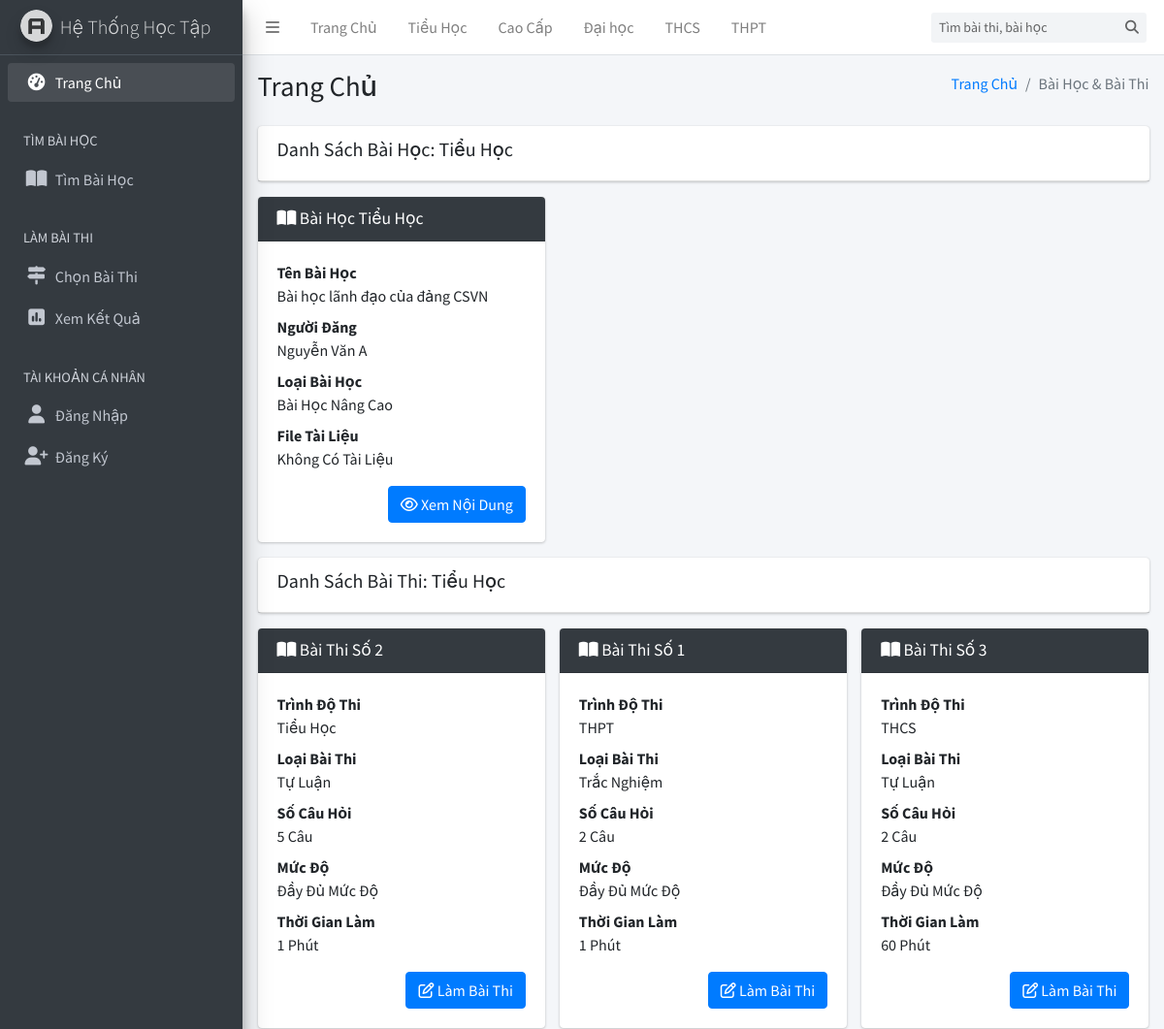
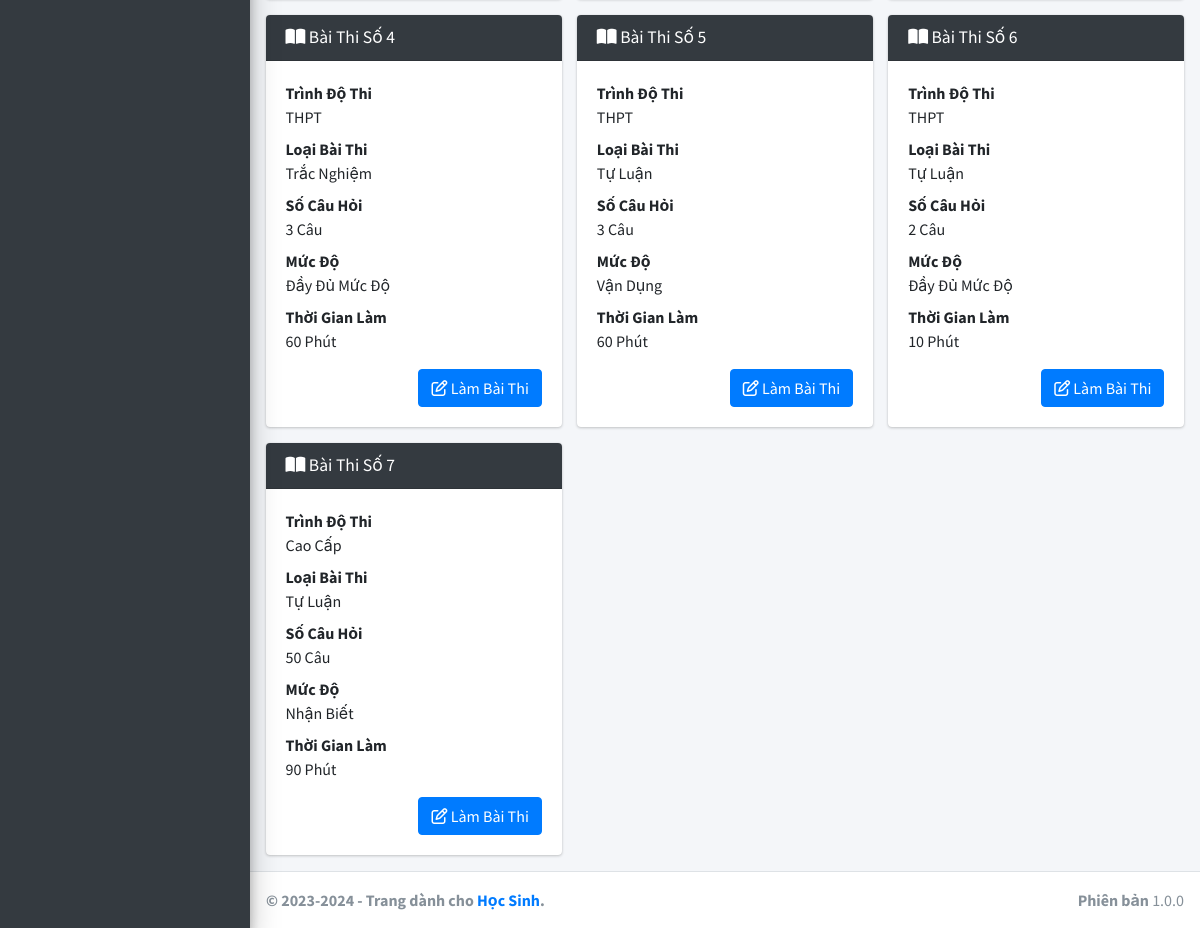
/?lop=5, run on the app's committed database (2 pictures, top to bottom).
### tables this page shows
CREATE TABLE `trinhdo` (
  `MaTrinhDo` int(11) NOT NULL,
  `TenTrinhDo` varchar(255) NOT NULL,
  `DuongDan` text NOT NULL,
  `TrangThai` int(11) NOT NULL DEFAULT 1
);

CREATE TABLE `baihoc` (
  `MaBaiHoc` int(11) NOT NULL,
  `TenBaiHoc` varchar(255) NOT NULL,
  `MoTa` text NOT NULL,
  `DuongDan` text NOT NULL,
  `MaGiaoVien` int(11) NOT NULL,
  `LoaiBaiHoc` int(11) NOT NULL DEFAULT 1,
  `MaTrinhDo` int(11) NOT NULL,
  `TepTin` text DEFAULT NULL,
  `MaBaiThi` int(11) DEFAULT NULL,
  `TrangThai` int(11) NOT NULL DEFAULT 1
);

CREATE TABLE `giaovien` (
  `MaGiaoVien` int(11) NOT NULL,
  `TenGiaoVien` varchar(255) NOT NULL,
  `SoDienThoai` varchar(11) NOT NULL,
  `Email` varchar(255) NOT NULL,
  `TaiKhoan` varchar(255) NOT NULL,
  `MatKhau` varchar(255) NOT NULL,
  `TrangThai` int(11) NOT NULL DEFAULT 1
);

CREATE TABLE `baithi` (
  `MaBaiThi` int(11) NOT NULL,
  `MaTrinhDo` int(11) NOT NULL,
  `LoaiBaiThi` int(11) NOT NULL DEFAULT 1,
  `MucDo` int(11) NOT NULL DEFAULT 1,
  `SoCauHoi` int(11) NOT NULL DEFAULT 1,
  `ThoiGianLam` int(11) NOT NULL,
  `TrangThai` int(11) NOT NULL DEFAULT 1
);

### application/controllers/TrangChu.php (called while the page is built, shortened)
<?php if ( ! defined('BASEPATH')) exit('No direct script access allowed');
class TrangChu extends CI_Controller {
	public function __construct()
	{
		$this->load->model('Student/Model_BaiHoc');
		$this->load->model('Student/Model_BaiThi');
		$this->load->model('Student/Model_KetQua');
		$this->load->model('Admin/Model_TrinhDo');
	}
	public function index()
	{
		$data['title'] = "Trang chủ hệ thống học tập!";
		if (isset($_GET['lop']) && ($_GET['lop'] != "")) {
			$data['baihoc'] = $this->Model_BaiHoc->getAllHomeSearch($_GET['lop']);
			$data['baithi'] = $this->Model_BaiThi->getAllHomeSearch($_GET['lop']);
			$data['tentrinhdo'] = $this->Model_TrinhDo->getById($_GET['lop'])[0]['TenTrinhDo'];
			return $this->load->view('Student/View_TrangChuTimKiem', $data);
		}
		$data['baihoc'] = $this->Model_BaiHoc->getAllHome();
		$data['baithi'] = $this->Model_BaiThi->getAllHome();
		$data['result'] = $this->Model_KetQua->getRecentHome();
		return $this->load->view('Student/View_TrangChu', $data);
	}
}

### index.php (called while the page is built, shortened)
<?php
require_once BASEPATH.'core/CodeIgniter.php';

### application/models/Admin/Model_TrinhDo.php (called while the page is built, shortened)
<?php if ( ! defined('BASEPATH')) exit('No direct script access allowed');
class Model_TrinhDo extends CI_Model {
	public function getAll($start = 0, $end = 10){
		$sql = "SELECT * FROM trinhdo WHERE TrangThai = 1 ORDER BY Matrinhdo DESC LIMIT ?, ?";
		$result = $this->db->query($sql, array($start, $end));
		return $result->result_array();
	}
	public function getById($Matrinhdo){
		$sql = "SELECT * FROM trinhdo WHERE Matrinhdo = ? AND TrangThai = 1";
		$result = $this->db->query($sql, array($Matrinhdo));
		return $result->result_array();
	}
}

### application/models/Student/Model_BaiHoc.php (called while the page is built, shortened)
<?php if ( ! defined('BASEPATH')) exit('No direct script access allowed');
class Model_BaiHoc extends CI_Model {
	public function getAllHomeSearch($matrinhdo){
		$sql = "SELECT baihoc.*, trinhdo.TenTrinhDo, trinhdo.DuongDan AS DuongDanTD, giaovien.TenGiaoVien FROM baihoc, trinhdo, giaovien WHERE baihoc.TrangThai = 1 AND baihoc.MaTrinhDo = trinhdo.MaTrinhDo AND giaovien.MaGiaoVien = baihoc.MaGiaoVien AND baihoc.MaTrinhDo = ? ORDER BY baihoc.mabaihoc DESC";
		$result = $this->db->query($sql, array($matrinhdo));
		return $result->result_array();
	}
}

### application/models/Student/Model_BaiThi.php (called while the page is built, shortened)
<?php if ( ! defined('BASEPATH')) exit('No direct script access allowed');
class Model_BaiThi extends CI_Model {
	public function getAllHomeSearch($matrinhdo){
		$sql = "SELECT baithi.*, trinhdo.TenTrinhDo, trinhdo.DuongDan FROM baithi, trinhdo WHERE baithi.TrangThai = 1 AND trinhdo.MaTrinhDo = baithi.MaTrinhDo ORDER BY baithi.Mabaithi AND baithi.MaTrinhDo = ? DESC";
		$result = $this->db->query($sql, array($matrinhdo));
		return $result->result_array();
	}
}

### application/views/Student/View_TrangChuTimKiem.php (the view, shortened to what this page needs)
<?php require(APPPATH.'views/Student/layouts/header.php'); ?>
<div class="content-wrapper" style="min-height: 1203.31px;">
    <section class="content-header">
      <div class="container-fluid">
        <div class="row mb-2">
          <div class="col-sm-6">
            <h1>Trang Chủ</h1>
          </div>
          <div class="col-sm-6">
            <ol class="breadcrumb float-sm-right">
              <li class="breadcrumb-item"><a href="<?php echo base_url(); ?>">Trang Chủ</a></li>
              <li class="breadcrumb-item active">Bài Học & Bài Thi</li>
            </ol>
          </div>
        </div>
      </div>
    </section>
    <section class="content">
      <div class="container-fluid">
        <div class="row">
          <div class="col-12">
            <div class="card">
            	<div class="card-header">
            		<h5>Danh Sách Bài Học: <?php echo $tentrinhdo ?></h5>
            	</div>
            </div>
            <div class="row">
            	<?php foreach ($baihoc as $key => $value): ?>
            		<div class="col-md-4">
			            <div class="card">
			              <div class="card-header bg-dark">
			                <h4 class="card-title" style="color: white; text-transform: capitalize;">
			                  <i class="fas fa-book-open"></i>
			                   Bài Học <?php echo $value['TenTrinhDo'] ?>
			                </h4>
			              </div>
			              <div class="card-body">
			                <dl>
			                	<dt>Tên Bài Học</dt>
			                  <dd style="white-space: nowrap; overflow: hidden; text-overflow: ellipsis; display: block;"><?php echo $value['TenBaiHoc'] ?></dd>
			                  <dt>Người Đăng</dt>
			                  <dd><?php echo $value['TenGiaoVien'] ?></dd>
			                  <dt>Loại Bài Học</dt>
			                  <dd>
			                  	<?php if($value['LoaiBaiHoc'] == 1){ ?>
		                            Bài Học SGK
		                        <?php }else if($value['LoaiBaiHoc'] == 2){ ?>
		                            Bài Học Cơ Bản
		                        <?php }else if($value['LoaiBaiHoc'] == 3){ ?>
		                            Bài Học Nâng Cao
		                        <?php }else{ ?>
		                            Bài Học Luyện Thi
		                        <?php } ?>
			                  </dd>
			                  <dt>File Tài Liệu</dt>
			                  <dd>
			                  	<?php if($value['TepTin'] != NULL){ ?>
				                		Có Tài Liệu
				                	<?php }else{ ?>
				                		Không Có Tài Liệu
				                	<?php } ?>
			                  </dd>
			                </dl>
			                <div class="text-right">
			              		<a href="<?php echo base_url('bai-hoc/'.$value['DuongDan'].'/'); ?>" class="btn btn-primary"><i class="fa-regular fa-eye"></i> Xem Nội Dung</a>
			                </div>
			              </div>
			            </div>
			          </div>
            	<?php endforeach ?>
			</div>
          </div>
          <div class="col-12">
            <div class="card">
            	<div class="card-header">
            		<h5>Danh Sách Bài Thi: <?php echo $tentrinhdo ?></h5>
            	</div>
            </div>
            <div class="row">
            	<?php foreach ($baithi as $key => $value): ?>
            		<div class="col-md-4">
			            <div class="card">
			              <div class="card-header bg-dark">
			                <h4 class="card-title" style="color: white; text-transform: capitalize;">
			                  <i class="fas fa-book-open"></i>
			                   Bài thi số <?php echo $value['MaBaiThi'] ?>
			                </h4>
			              </div>
			              <div class="card-body">
			                <dl>
			                	<dt>Trình Độ Thi</dt>
			                  <dd><?php echo $value['TenTrinhDo'] ?></dd>
			                  <dt>Loại Bài Thi</dt>
			                  <dd><?php echo $value['LoaiBaiThi'] == 1 ? "Trắc Nghiệm" : "Tự Luận"; ?></dd>
			                  <dt>Số Câu Hỏi</dt>
			                  <dd><?php echo $value['SoCauHoi'] ?> Câu</dd>
			                  <dt>Mức Độ</dt>
			                  <dd>
			                  	<?php if($value['MucDo'] == 1){ ?>
		                            Nhận Biết
		                        <?php }else if($value['MucDo'] == 2){ ?>
		                            Thông Hiểu
		                        <?php }else if($value['MucDo'] == 3){ ?>
		                            Vận Dụng
		                        <?php }else if($value['MucDo'] == 3){ ?>
		                        		Vận Dụng Cao
		                        <?php }else{ ?>
		                            Đầy Đủ Mức Độ
		                        <?php } ?>
			                  </dd>
			                  <dt>Thời Gian Làm</dt>
			                  <dd>
			                  	<?php echo $value['ThoiGianLam'] ?> Phút
			                  </dd>
			                </dl>
			                <div class="text-right">
			              		<a href="<?php echo base_url('lam-bai-thi/'.$value['MaBaiThi'].'/'); ?>" class="btn btn-primary"><i class="fa-regular fa-pen-to-square"></i> Làm Bài Thi</a>
			                </div>
			              </div>
			            </div>
			          </div>
            	<?php endforeach ?>
						</div>
          </div>
        </div>
      </div>
    </section>
  </div>
<?php require(APPPATH.'views/Student/layouts/footer.php'); ?>

### application/views/Student/layouts/header.php (shortened to what this page needs)
<!DOCTYPE html>
<html>
<head>
  <link rel="stylesheet" href="https://cdnjs.cloudflare.com/ajax/libs/font-awesome/6.5.1/css/all.min.css">
  <link rel="stylesheet" href="https://code.ionicframework.com/ionicons/2.0.1/css/ionicons.min.css">
  <link rel="stylesheet" href="<?php echo base_url('public/admin/'); ?>plugins/tempusdominus-bootstrap-4/css/tempusdominus-bootstrap-4.min.css">
  <link rel="stylesheet" href="<?php echo base_url('public/admin/'); ?>plugins/icheck-bootstrap/icheck-bootstrap.min.css">
  <link rel="stylesheet" href="<?php echo base_url('public/admin/'); ?>dist/css/adminlte.min.css">
  <link rel="stylesheet" href="<?php echo base_url('public/admin/'); ?>plugins/overlayScrollbars/css/OverlayScrollbars.min.css">
  <link rel="stylesheet" href="<?php echo base_url('public/admin/'); ?>plugins/daterangepicker/daterangepicker.css">
  <link rel="stylesheet" href="<?php echo base_url('public/admin/'); ?>plugins/summernote/summernote-bs4.css">
</head>
<body class="hold-transition sidebar-mini layout-fixed" >
<div class="wrapper">
  <nav class="main-header navbar navbar-expand navbar-white navbar-light" style="justify-content: space-between;">
    <?php
      $CI = &get_instance();
      $trinhdo = $CI->Model_TrinhDo->getAll(0,1000);
    ?>
    <ul class="navbar-nav">
      <li class="nav-item">
        <a class="nav-link" data-widget="pushmenu" href="#" role="button"><i class="fas fa-bars"></i></a>
      </li>
      <li class="nav-item d-none d-sm-inline-block">
          <a href="<?php echo base_url(); ?>" class="nav-link">Trang Chủ</a>
      </li>
      <?php foreach ($trinhdo as $td): ?>
          <li class="nav-item d-none d-sm-inline-block">
              <a href="<?php echo base_url(); ?>?lop=<?php echo $td['MaTrinhDo']; ?>" class="nav-link"><?= htmlspecialchars($td['TenTrinhDo']) ?></a>
          </li>
      <?php endforeach; ?>
    </ul>
    <form class="form-inline ml-3 float-right" style="margin-right: 10px;" action="<?php echo base_url(); ?>">
      <div class="input-group input-group-sm">
        <input class="form-control form-control-navbar" name="timkiem" type="search" placeholder="Tìm bài thi, bài học" aria-label="Search">
        <div class="input-group-append">
          <button class="btn btn-navbar" type="submit">
            <i class="fas fa-search"></i>
          </button>
        </div>
      </div>
    </form>
  </nav>
  <aside class="main-sidebar sidebar-dark-primary elevation-4">
    <a href="<?php echo base_url(); ?>" class="brand-link">
      <img src="<?php echo base_url('public/admin/') ?>dist/img/AdminLTELogo.png" alt="AdminLTE Logo" class="brand-image img-circle elevation-3"
           style="opacity: .8">
      <span class="brand-text font-weight-light">Hệ Thống Học Tập</span>
    </a>
    <div class="sidebar">
      <nav class="mt-2">
        <ul class="nav nav-pills nav-sidebar flex-column" data-widget="treeview" role="menu" data-accordion="false">
          <li class="nav-item has-treeview menu-open">
            <a href="<?php echo base_url(); ?>" class="nav-link">
              <i class="nav-icon fas fa-tachometer-alt"></i>
              <p>
                Trang Chủ
              </p>
            </a>
          </li>
          <li class="nav-header">TÌM BÀI HỌC</li>
          <li class="nav-item has-treeview">
            <a href="<?php echo base_url('bai-hoc/'); ?>" class="nav-link">
              <i class="nav-icon fa-solid fa-book-open"></i>
              <p>
                Tìm Bài Học
              </p>
            </a>
          </li>
          <li class="nav-header">LÀM BÀI THI</li>
          <li class="nav-item has-treeview">
            <a href="<?php echo base_url('bai-thi/'); ?>" class="nav-link">
              <i class="nav-icon fa-solid fa-signs-post"></i>
              <p>
                Chọn Bài Thi
              </p>
            </a>
          </li>
          <li class="nav-item has-treeview">
            <a href="<?php echo base_url('xem-ket-qua/'); ?>" class="nav-link">
              <i class="nav-icon fa-solid fa-square-poll-vertical"></i>
              <p>
                Xem Kết Quả
              </p>
            </a>
          </li>
          <li class="nav-header">TÀI KHOẢN CÁ NHÂN</li>
          <?php if(isset($_SESSION['hocsinh'])){ ?>
            <li class="nav-item has-treeview">
              <a href="<?php echo base_url('ca-nhan/'); ?>" class="nav-link">
                <i class="nav-icon fa-solid fa-lock"></i>
                <p>
                  Cá Nhân
                </p>
              </a>
            </li>
            <li class="nav-item has-treeview">
              <a href="<?php echo base_url('dang-xuat/'); ?>" class="nav-link">
                <i class="nav-icon fa-solid fa-right-from-bracket"></i>
                <p>
                  Đăng Xuất
                </p>
              </a>
            </li>
          <?php }else{ ?>
            <li class="nav-item has-treeview">
              <a href="<?php echo base_url('dang-nhap/'); ?>" class="nav-link">
                <i class="nav-icon fa-solid fa-user"></i>
                <p>
                  Đăng Nhập
                </p>
              </a>
            </li>
            <li class="nav-item has-treeview">
              <a href="<?php echo base_url('dang-ky/'); ?>" class="nav-link">
                <i class="nav-icon fa-solid fa-user-plus"></i>
                <p>
                  Đăng Ký
                </p>
              </a>
            </li>
          <?php } ?>
        </ul>
      </nav>
    </div>
  </aside>

### data on the page
trinhdo: TenTrinhDo "Tiểu Học"
trinhdo: TenTrinhDo "Cao Cấp"
trinhdo: TenTrinhDo "Đại học"
trinhdo: TenTrinhDo "THCS"
trinhdo: TenTrinhDo "THPT"
baihoc: MaTrinhDo.TenTrinhDo "Tiểu Học", TenBaiHoc "Bài học lãnh đạo của đảng CSVN", MaGiaoVien.TenGiaoVien "Nguyễn Văn A", LoaiBaiHoc "Bài Học Nâng Cao", shows "Không Có Tài Liệu"
baithi: MaBaiThi "2", MaTrinhDo.TenTrinhDo "Tiểu Học", LoaiBaiThi "Tự Luận", SoCauHoi "5", MucDo "Đầy Đủ Mức Độ", ThoiGianLam "1"
baithi: MaBaiThi "1", MaTrinhDo.TenTrinhDo "THPT", LoaiBaiThi "Trắc Nghiệm", SoCauHoi "2", MucDo "Đầy Đủ Mức Độ", ThoiGianLam "1"
baithi: MaBaiThi "3", MaTrinhDo.TenTrinhDo "THCS", LoaiBaiThi "Tự Luận", SoCauHoi "2", MucDo "Đầy Đủ Mức Độ", ThoiGianLam "60"
baithi: MaBaiThi "4", MaTrinhDo.TenTrinhDo "THPT", LoaiBaiThi "Trắc Nghiệm", SoCauHoi "3", MucDo "Đầy Đủ Mức Độ", ThoiGianLam "60"
baithi: MaBaiThi "5", MaTrinhDo.TenTrinhDo "THPT", LoaiBaiThi "Tự Luận", SoCauHoi "3", MucDo "Vận Dụng", ThoiGianLam "60"
baithi: MaBaiThi "6", MaTrinhDo.TenTrinhDo "THPT", LoaiBaiThi "Tự Luận", SoCauHoi "2", MucDo "Đầy Đủ Mức Độ", ThoiGianLam "10"
baithi: MaBaiThi "7", MaTrinhDo.TenTrinhDo "Cao Cấp", LoaiBaiThi "Tự Luận", SoCauHoi "50", MucDo "Nhận Biết", ThoiGianLam "90"

### other printed values
$tentrinhdo "Tiểu Học"
